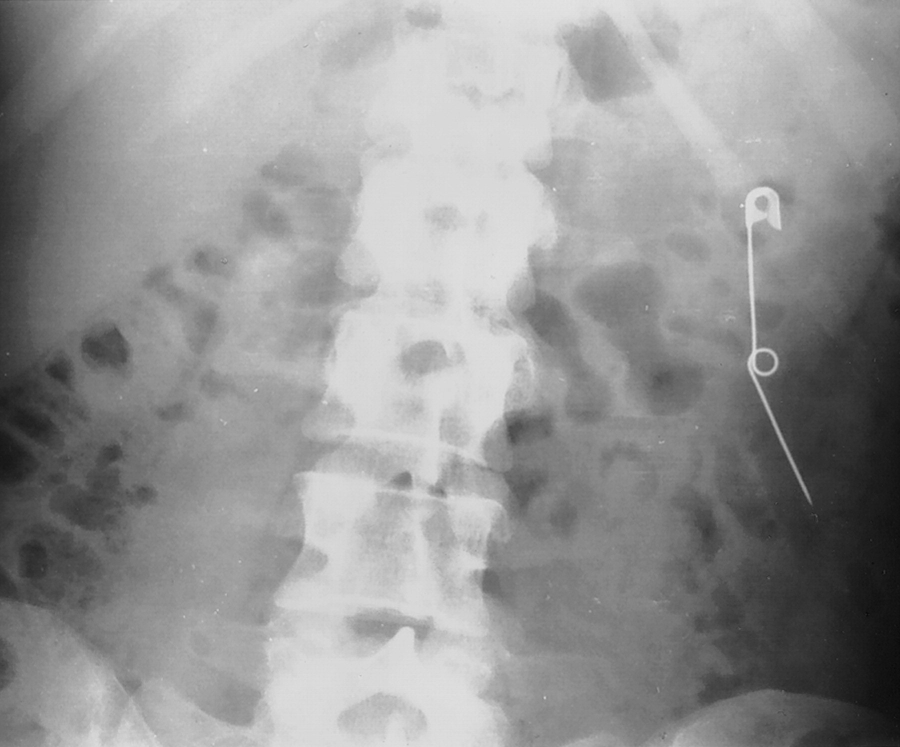
#> input picture radio1.jpg, 1800 x 1494 px (shown at 1/2 size); its folder holds only this picture in this run
$ jupyter execute --allow-errors Deteccao_Corpos_Estranhos.ipynb
#> lines starting #> are read from the running program, lines starting #| are printed output that depends on the picture; after the words box and inside, x2 and y2 are one past the last pixel; in counts of white or black regions, pixels touching at a corner belong together
[cell 1]
# Criando o array de imagens

import os
files_path = [os.path.abspath(x) for x in os.listdir('./') if x.endswith('.jpg')]
print(files_path)

[cell 2]
# Lista das áreas de interesse das radiografias:

areaInteresse = [[1328,314,1718,1088], #radio01
              [840,1167,1179,1368], #radio02
              [708,546,1032,858], #radio03
              [270,468,1419,1644], #radio04
              [855,300,1260,681], #radio05
              [936,375,1218,774], #radio06
              [540,748,1318,1050], #radio07
              [786,177,1164,471], #radio08
              [951,1080,1287,1326], #radio09
              [456,72,1047,540], #radio10
              [660,27,1230,363], #radio11
              [618,864,1131,1644], #radio12
              [585,174,879,714], #radio13
              [444,1230,717,1707], #radio14
              [360,1320,696,1611], #radio15
              [417, 900, 1190, 1494], #radio16
              [708, 690, 1248, 888], #radio17
              [249, 906, 957, 1074], #radio18
              [798,1068, 1029, 1341], #radio19
              [754, 578, 1140, 1320], #radio20
              [25, 268, 436, 342], #radio21
              [159, 99, 265, 163], #radio22
              [188, 122, 291, 211], #radio23
              [192, 133, 308, 229], #radio24
              [19, 354, 207, 624], #radio25
              [184, 544, 412, 834], #radio26
              [108, 168, 397, 481], #radio27
              [288, 299, 441, 415], #radio28
              [207, 276, 343, 505], #radio29
              [235, 421, 333, 500], #radio30
              [145,530,273,621], #radio31
              [263,321,359,410], #radio32
              [207,421,380,517], #radio33
              [165, 519, 262, 582], #radio34
              [211, 579, 357, 640], #radio35
              [254,204,331,269], #radio36
              [208, 218, 311, 281], #radio37
              [235, 274, 447, 408], #radio38
              [157,161,257,285], #radio39
              [313,300,472,436], #radio40
              [154,99,353,258], #radio41
              [188,575,447,741], #radio42
              [417,17,707,172], #radio43
              [61,297,434,332], #radio44
              [0,0,721,918], #radio45
              [0,0,490,482], #radio46
              [145, 197, 218, 259], #radio47
              [234,117,376,248], #radio48
              [444, 0, 658, 199], #radio49
              [73, 14, 202, 289], #radio50
              [513, 376, 764, 508], #radio51
              [248, 283, 385, 433]] #radio52

[cell 3]
import cv2
import numpy as np
import matplotlib.pyplot as plt


def detectarCorpoEstranho(caminhoImagem,margemDeErro, x0,y0,x1,y1):


    #PASSO 01===============================================

    #Criando imagem
#> called with caminhoImagem = 'radio1.jpg', margemDeErro = 2, x0 = 1328, y0 = 314, x1 = 1718, y1 = 1088
    imagemProcessada = cv2.imread(caminhoImagem)
#> imagemProcessada is the input picture: shape (1494, 1800, 3); min 6, max 237, mean 149.7

    imagemRecebida = imagemProcessada

    #Colocando a imagem em nível de cinza
    imagemRecebida = cv2.cvtColor(imagemRecebida, cv2.COLOR_RGB2GRAY)


    #Recortando a imagem na area de Interesse
    imagemRecebida = imagemRecebida[y0:y1,x0:x1]
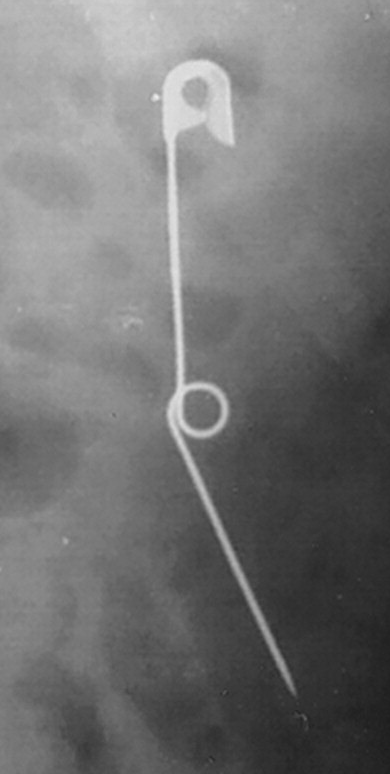
#> imagemRecebida: shape (774, 390); min 29, max 237, mean 115.5


    #Coletando informações necessárias para imagem
    quantidadeLinhas, quantidadeColunas = imagemRecebida.shape
#> quantidadeLinhas = 774; quantidadeColunas = 390


    #PASSO 02===============================================


    #Diminuindo níveis de pixels da imagem de 0 a 255 para 0 a 10
    for i in range(quantidadeLinhas):
        for j in range(quantidadeColunas):
            imagemRecebida[i][j] = imagemRecebida[i][j] / 25
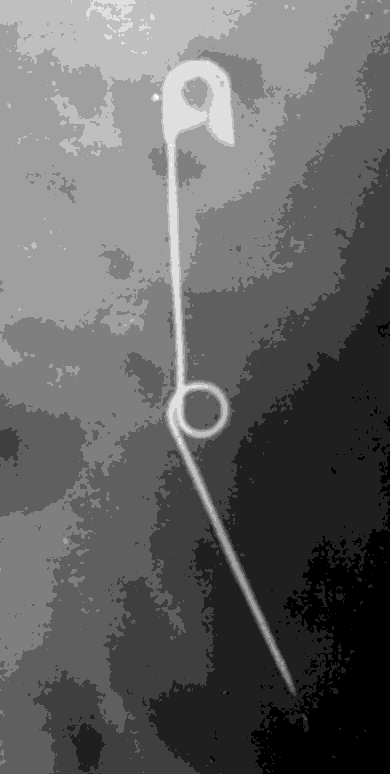
#> imagemRecebida: shape (774, 390); min 1, max 9, mean 4.13; drawn with min black and max white


    #Dilatando as estruturas da imagem buscando deixar corpos estranhos menores mais evidentes
    elementoEstruturante = cv2.getStructuringElement(cv2.MORPH_ELLIPSE, (4,4))
    imagemRecebida = cv2.dilate(imagemRecebida, elementoEstruturante, iterations = 5)
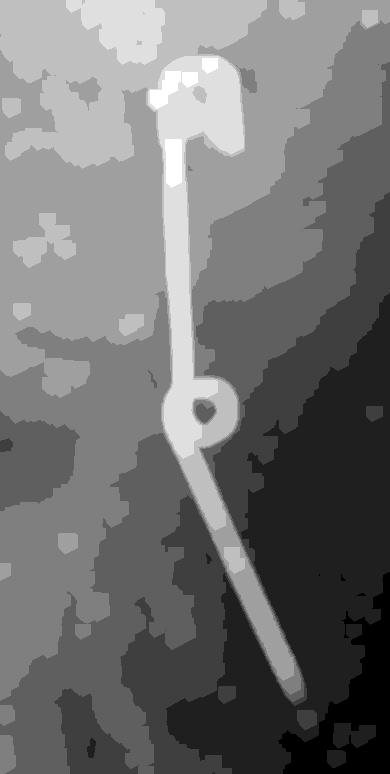
#> imagemRecebida: shape (774, 390); min 1, max 9, mean 4.58; drawn with min black and max white


    #PASSO 03=================================================

    #Como as imagens da base possuem um padrão em que geralmente os corpos estranhos estão
    #com pixels mais pertos do branco é necessário descobrir qual é o valor de pixel mais alto
    maiorValorPixel = max([valor for quantidadeLinhas in imagemRecebida for valor in quantidadeLinhas])
#> maiorValorPixel = 9

    #Tendo o valor de pixel mais alto encontrado adiciona-se uma margem de erro a este pixel, define-se
    #um intervalo e se busca todos os pixels encontrados neste intervalo
    _,  corpoEstranho = cv2.threshold(imagemRecebida, maiorValorPixel-margemDeErro, maiorValorPixel, cv2.THRESH_BINARY_INV)
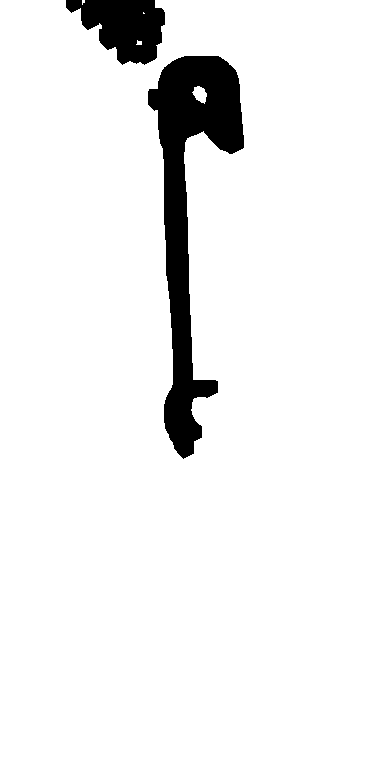
#> corpoEstranho: shape (774, 390); values 0 (black) and 9 (white), 93.9% white; 2 black regions, box (x1, y1, x2, y2) and area: (148, 56, 244, 459) 14339, (66, 0, 165, 65) 4135


    #PASSO 04==================================================

    for i in range(quantidadeLinhas):
        for j in range(quantidadeColunas):
            if(corpoEstranho[i][j] == 0):
                imagemProcessada[i+y0,j+x0,0] = 255
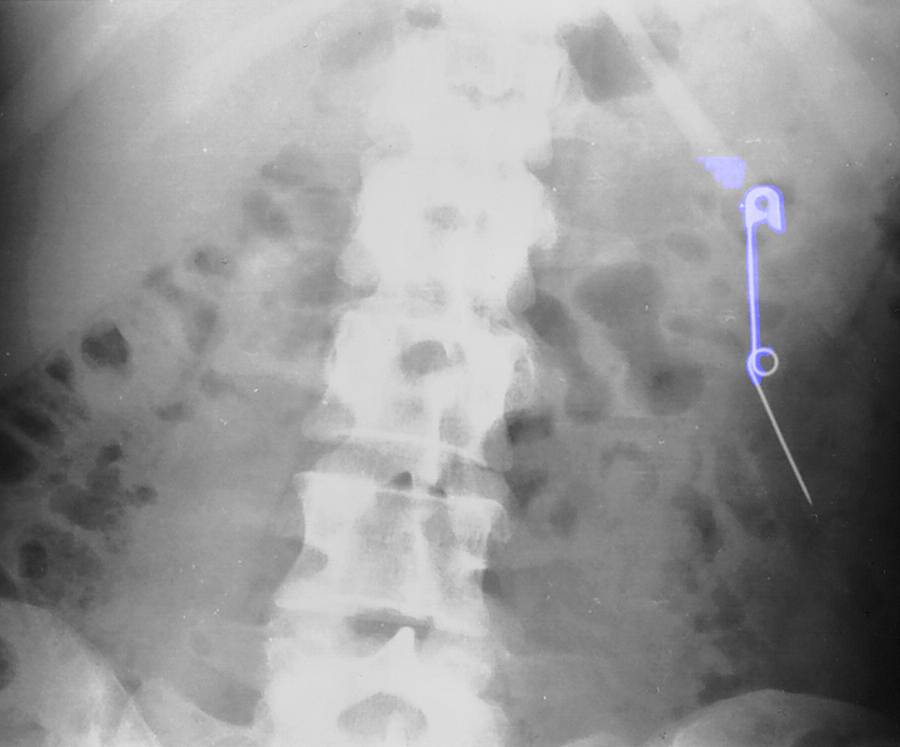
#> imagemProcessada: shape (1494, 1800, 3) (shown at 1/2 size); 0.69% of pixels changed, all inside (x1, y1, x2, y2) = (1394, 314, 1572, 773)
#> `img = detectarCorpoEstranho(('radio'+str(i+1)+'.jpg'),2, areaInteresse..`: img = 2 items

    imagens = [imagemProcessada, corpoEstranho]

    return imagens

#> (the rest of this cell did not finish here and is left out)
